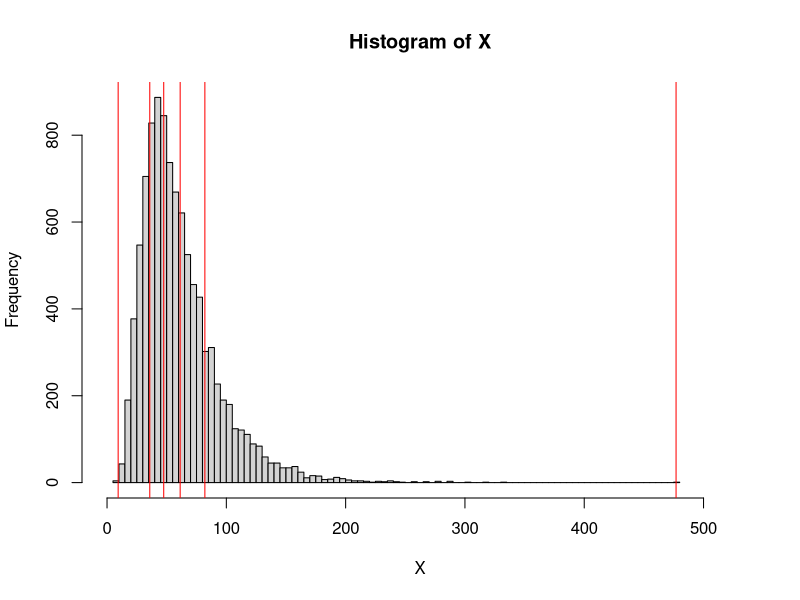
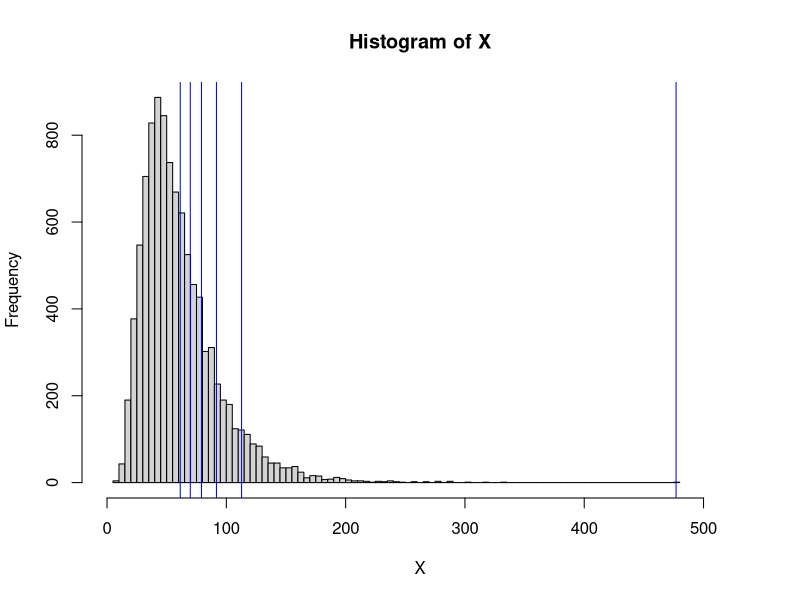
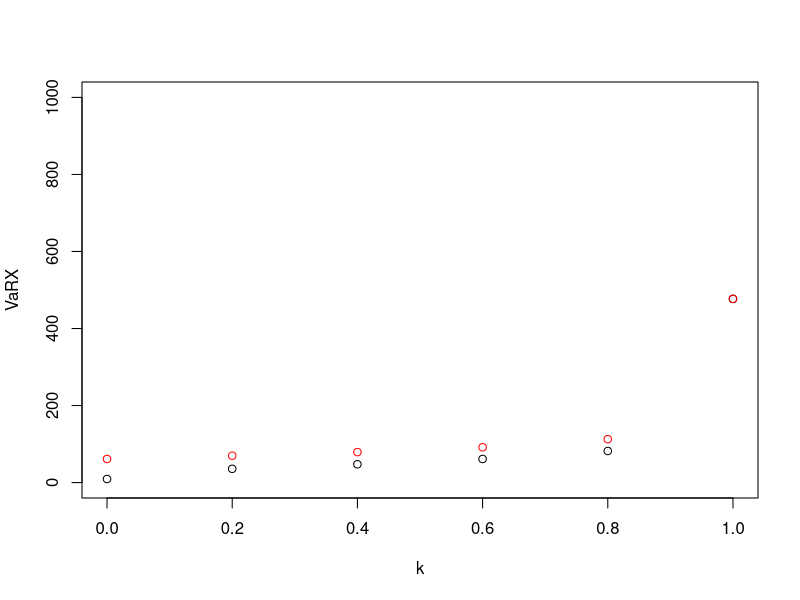

Write R code to recreate these figures, in order.
## ---- chunk 1
u <- 4
s <- 0.5
n <- 1e4
X <- rlnorm( n, meanlog = u, sdlog = s )
k <- seq( 0, 1, 0.2 ) 
VaRX <- quantile( X, probs = k, names = FALSE )
TVaRX <- sapply( 
  1:length( VaRX ), 
  FUN = function( i ) ifelse( k[ i ] < 1, ( 1 / ( 1 - k[ i ] ) ) * mean( X * ( X > VaRX[ i ] ) ), max( X ) ) )

hist( X, breaks = 100, xlim = c( 0, 1.1 * max( X ) ) )
abline( v = VaRX, col = 'red' )

hist( X, breaks = 100, xlim = c( 0, 1.1 * max( X ) ) )
abline( v = TVaRX, col = 'blue' )
## ---- chunk 2
plot( k, VaRX, ylim = c( 0, 1e3 ) )
points( k, TVaRX, col = 'red' )
